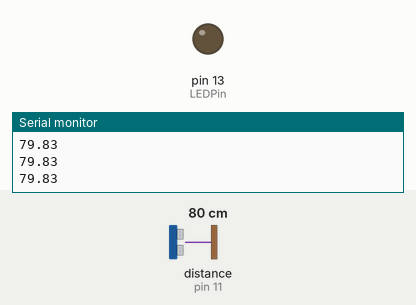
Bench run of a sketch on a simulated Arduino Uno, built with avr-gcc and run on an emulated ATmega328P. Parts: output pins drawn as LEDs (lit = HIGH), the last lines printed to the serial monitor. Wiring (inferred from the names in the program): ultrasonic range finder: trigger pin 9; echo pin 11. The inputs (shaded band) are chosen by the test bench; at power-on: distance to the obstacle (sensor on pin 11) 80 cm. The echo pulse lasts 58.3 µs per cm; pins used as bus, display or sensor lines are not drawn.

Above: at 1.2 s.
1.3 s: distance to the obstacle (sensor on pin 11) set to 197 cm
2.8 s: distance to the obstacle (sensor on pin 11) set to 203 cm
At 3.5 s:
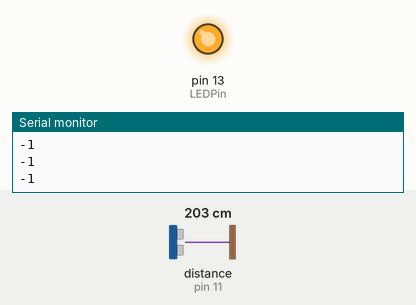
4.3 s: distance to the obstacle (sensor on pin 11) set to 2 cm
At 5.4 s:
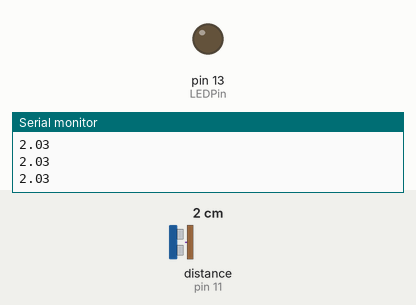
5.8 s: distance to the obstacle (sensor on pin 11) set to 250 cm
At 6.3 s:
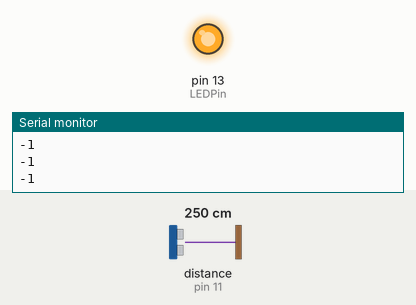
Timing chart, 0 to 8.3 s (numbered marks = the images above; inputs shaded):
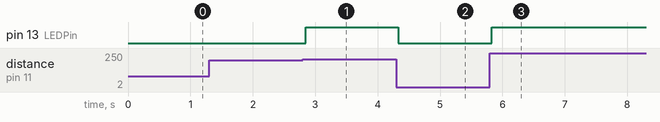

The sketch:

Distance_Sensor.ino
```cpp
/*
HC-SR04 Ping distance sensor:
VCC to arduino 5v
GND to arduino GND
Echo to Arduino pin 7
Trig to Arduino pin 8

*/

#define echoPin 11 // Echo Pin
#define trigPin 9 // Trigger Pin
#define LEDPin 13 // Onboard LED

int maximumRange = 200; // Maximum range needed
int minimumRange = 0; // Minimum range needed
float duration = 0;                                               // originally long
float distance = 0; // Duration used to calculate distance        // originally long

void setup() {
   Serial.begin (9600);
   pinMode(trigPin, OUTPUT);
   pinMode(echoPin, INPUT);
   pinMode(LEDPin, OUTPUT); // Use LED indicator (if required)
}

void loop() {
   /* The following trigPin/echoPin cycle is used to determine the
   distance of the nearest object by bouncing soundwaves off of it. */
   digitalWrite(trigPin, LOW);
   delayMicroseconds(2);

   digitalWrite(trigPin, HIGH);
   delayMicroseconds(10);

   digitalWrite(trigPin, LOW);
   duration = pulseIn(echoPin, HIGH);

   //Calculate the distance (in cm) based on the speed of sound.
   distance = (float)duration/58.2;

   if (distance >= maximumRange || distance <= minimumRange){
      /* Send a negative number to computer and Turn LED ON
      to indicate "out of range" */
      Serial.println("-1");
      digitalWrite(LEDPin, HIGH);
   }
   else {
      /* Send the distance to the computer using Serial protocol, and
      turn LED OFF to indicate successful reading. */
      Serial.println(distance);
      digitalWrite(LEDPin, LOW);
   }

   //Delay 50ms before next reading.
   delay(50);
}
```

Measured:
- the behaviour switches between 199 and 200 cm on distance to the obstacle (sensor on pin 11) (found by bisection; images 0 and 1)
- after the input at 2.8 s, pin 13 (LEDPin): LOW → HIGH after 0.05 s
- after the input at 4.3 s, pin 13 (LEDPin): HIGH → LOW at once
- after the input at 5.8 s, pin 13 (LEDPin): LOW → HIGH at once
